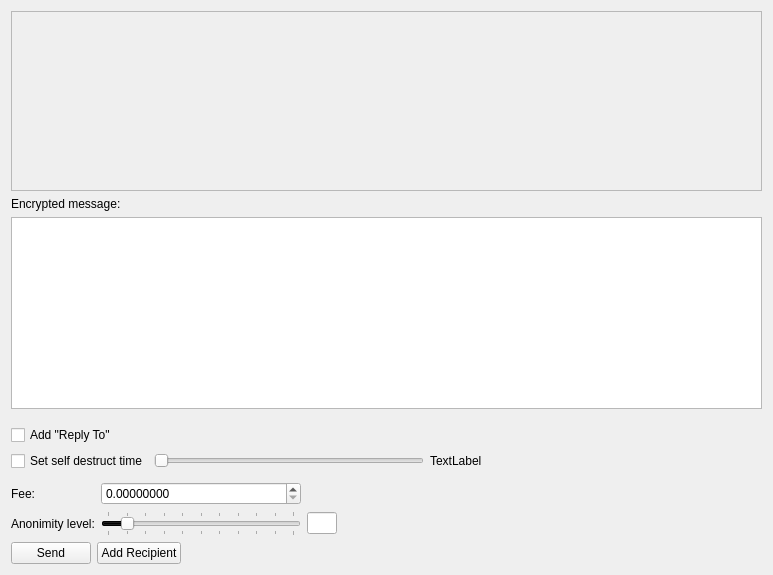
<?xml version="1.0" encoding="UTF-8"?>
<ui version="4.0">
 <class>SendMessageFrame</class>
 <widget class="QFrame" name="SendMessageFrame">
  <property name="geometry">
   <rect>
    <x>0</x>
    <y>0</y>
    <width>773</width>
    <height>575</height>
   </rect>
  </property>
  <property name="windowTitle">
   <string>Frame</string>
  </property>
  <property name="frameShape">
   <enum>QFrame::NoFrame</enum>
  </property>
  <property name="frameShadow">
   <enum>QFrame::Raised</enum>
  </property>
  <layout class="QVBoxLayout" name="verticalLayout">
   <item>
    <widget class="QScrollArea" name="m_messageAddressScrollArea">
     <property name="frameShape">
      <enum>QFrame::StyledPanel</enum>
     </property>
     <property name="widgetResizable">
      <bool>true</bool>
     </property>
     <widget class="QWidget" name="scrollAreaWidgetContents">
      <property name="geometry">
       <rect>
        <x>0</x>
        <y>0</y>
        <width>753</width>
        <height>167</height>
       </rect>
      </property>
      <layout class="QVBoxLayout" name="m_addressesLayout">
       <property name="spacing">
        <number>0</number>
       </property>
       <property name="leftMargin">
        <number>0</number>
       </property>
       <property name="topMargin">
        <number>0</number>
       </property>
       <property name="rightMargin">
        <number>0</number>
       </property>
       <property name="bottomMargin">
        <number>0</number>
       </property>
       <item>
        <spacer name="verticalSpacer_2">
         <property name="orientation">
          <enum>Qt::Vertical</enum>
         </property>
         <property name="sizeHint" stdset="0">
          <size>
           <width>20</width>
           <height>139</height>
          </size>
         </property>
        </spacer>
       </item>
      </layout>
     </widget>
    </widget>
   </item>
   <item>
    <widget class="QLabel" name="label_3">
     <property name="text">
      <string>Encrypted message:</string>
     </property>
    </widget>
   </item>
   <item>
    <widget class="QTextEdit" name="m_messageTextEdit">
     <property name="html">
      <string notr="true">&lt;!DOCTYPE HTML PUBLIC &quot;-//W3C//DTD HTML 4.0//EN&quot; &quot;http://www.w3.org/TR/REC-html40/strict.dtd&quot;&gt;
&lt;html&gt;&lt;head&gt;&lt;meta name=&quot;qrichtext&quot; content=&quot;1&quot; /&gt;&lt;style type=&quot;text/css&quot;&gt;
p, li { white-space: pre-wrap; }
&lt;/style&gt;&lt;/head&gt;&lt;body style=&quot; font-family:'Sans Serif'; font-size:9pt; font-weight:400; font-style:normal;&quot;&gt;
&lt;p style=&quot;-qt-paragraph-type:empty; margin-top:0px; margin-bottom:0px; margin-left:0px; margin-right:0px; -qt-block-indent:0; text-indent:0px; font-family:'.Helvetica Neue DeskInterface'; font-size:13pt;&quot;&gt;&lt;br /&gt;&lt;/p&gt;&lt;/body&gt;&lt;/html&gt;</string>
     </property>
    </widget>
   </item>
   <item>
    <spacer name="verticalSpacer">
     <property name="orientation">
      <enum>Qt::Vertical</enum>
     </property>
     <property name="sizeType">
      <enum>QSizePolicy::Fixed</enum>
     </property>
     <property name="sizeHint" stdset="0">
      <size>
       <width>20</width>
       <height>10</height>
      </size>
     </property>
    </spacer>
   </item>
   <item>
    <layout class="QHBoxLayout" name="horizontalLayout_3">
     <property name="topMargin">
      <number>0</number>
     </property>
     <item>
      <widget class="QCheckBox" name="m_addReplyToCheck">
       <property name="text">
        <string>Add &quot;Reply To&quot;</string>
       </property>
      </widget>
     </item>
    </layout>
   </item>
   <item>
    <layout class="QHBoxLayout" name="horizontalLayout_2">
     <property name="rightMargin">
      <number>10</number>
     </property>
     <item>
      <widget class="QCheckBox" name="m_ttlCheck">
       <property name="toolTip">
        <string>Do not include message in blockchain</string>
       </property>
       <property name="text">
        <string>Set self destruct time</string>
       </property>
      </widget>
     </item>
     <item>
      <widget class="QSlider" name="m_ttlSlider">
       <property name="styleSheet">
        <string notr="true">selection-background-color: rgb(0, 0, 0);</string>
       </property>
       <property name="singleStep">
        <number>300</number>
       </property>
       <property name="orientation">
        <enum>Qt::Horizontal</enum>
       </property>
       <property name="tickInterval">
        <number>1</number>
       </property>
      </widget>
     </item>
     <item>
      <widget class="QLabel" name="m_ttlLabel">
       <property name="text">
        <string>TextLabel</string>
       </property>
      </widget>
     </item>
     <item>
      <spacer name="horizontalSpacer_3">
       <property name="orientation">
        <enum>Qt::Horizontal</enum>
       </property>
       <property name="sizeHint" stdset="0">
        <size>
         <width>40</width>
         <height>20</height>
        </size>
       </property>
      </spacer>
     </item>
    </layout>
   </item>
   <item>
    <layout class="QGridLayout" name="gridLayout">
     <property name="topMargin">
      <number>5</number>
     </property>
     <item row="1" column="1">
      <widget class="QSlider" name="m_mixinSlider">
       <property name="maximumSize">
        <size>
         <width>200</width>
         <height>16777215</height>
        </size>
       </property>
       <property name="styleSheet">
        <string notr="true">selection-background-color: rgb(0, 0, 0);</string>
       </property>
       <property name="maximum">
        <number>10</number>
       </property>
       <property name="pageStep">
        <number>1</number>
       </property>
       <property name="value">
        <number>1</number>
       </property>
       <property name="tracking">
        <bool>false</bool>
       </property>
       <property name="orientation">
        <enum>Qt::Horizontal</enum>
       </property>
       <property name="tickPosition">
        <enum>QSlider::TicksBothSides</enum>
       </property>
       <property name="tickInterval">
        <number>1</number>
       </property>
      </widget>
     </item>
     <item row="1" column="0">
      <widget class="QLabel" name="label_2">
       <property name="text">
        <string>Anonimity level:</string>
       </property>
      </widget>
     </item>
     <item row="1" column="2">
      <widget class="QLineEdit" name="m_mixinEdit">
       <property name="maximumSize">
        <size>
         <width>30</width>
         <height>16777215</height>
        </size>
       </property>
       <property name="text">
        <string notr="true"/>
       </property>
       <property name="maxLength">
        <number>5</number>
       </property>
       <property name="alignment">
        <set>Qt::AlignCenter</set>
       </property>
       <property name="readOnly">
        <bool>true</bool>
       </property>
      </widget>
     </item>
     <item row="1" column="3">
      <spacer name="horizontalSpacer">
       <property name="orientation">
        <enum>Qt::Horizontal</enum>
       </property>
       <property name="sizeType">
        <enum>QSizePolicy::Expanding</enum>
       </property>
       <property name="sizeHint" stdset="0">
        <size>
         <width>298</width>
         <height>20</height>
        </size>
       </property>
      </spacer>
     </item>
     <item row="0" column="0">
      <widget class="QLabel" name="label_4">
       <property name="text">
        <string>Fee:</string>
       </property>
      </widget>
     </item>
     <item row="0" column="1">
      <widget class="QDoubleSpinBox" name="m_feeSpin">
       <property name="decimals">
        <number>8</number>
       </property>
       <property name="minimum">
        <double>0.000000000000000</double>
       </property>
       <property name="maximum">
        <double>1000000000000000000.000000000000000</double>
       </property>
       <property name="singleStep">
        <double>0.010000000000000</double>
       </property>
       <property name="value">
        <double>0.000000000000000</double>
       </property>
      </widget>
     </item>
    </layout>
   </item>
   <item>
    <layout class="QHBoxLayout" name="horizontalLayout">
     <item>
      <widget class="QPushButton" name="m_sendButton">
       <property name="text">
        <string>Send</string>
       </property>
       <property name="icon">
        <iconset resource="../../resources.qrc">
         <normaloff>:/icons/send</normaloff>:/icons/send</iconset>
       </property>
      </widget>
     </item>
     <item>
      <widget class="QPushButton" name="m_addRecipientButton">
       <property name="text">
        <string>Add Recipient</string>
       </property>
       <property name="icon">
        <iconset resource="../../resources.qrc">
         <normaloff>:/icons/add</normaloff>:/icons/add</iconset>
       </property>
      </widget>
     </item>
     <item>
      <spacer name="horizontalSpacer_2">
       <property name="orientation">
        <enum>Qt::Horizontal</enum>
       </property>
       <property name="sizeHint" stdset="0">
        <size>
         <width>40</width>
         <height>20</height>
        </size>
       </property>
      </spacer>
     </item>
     <item>
      <widget class="QLabel" name="m_tickerLabel">
       <property name="text">
        <string notr="true"/>
       </property>
      </widget>
     </item>
    </layout>
   </item>
  </layout>
 </widget>
 <resources>
  <include location="../../resources.qrc"/>
 </resources>
 <connections>
  <connection>
   <sender>m_sendButton</sender>
   <signal>clicked()</signal>
   <receiver>SendMessageFrame</receiver>
   <slot>sendClicked()</slot>
   <hints>
    <hint type="sourcelabel">
     <x>58</x>
     <y>503</y>
    </hint>
    <hint type="destinationlabel">
     <x>386</x>
     <y>287</y>
    </hint>
   </hints>
  </connection>
  <connection>
   <sender>m_mixinSlider</sender>
   <signal>valueChanged(int)</signal>
   <receiver>SendMessageFrame</receiver>
   <slot>mixinValueChanged(int)</slot>
   <hints>
    <hint type="sourcelabel">
     <x>217</x>
     <y>548</y>
    </hint>
    <hint type="destinationlabel">
     <x>386</x>
     <y>287</y>
    </hint>
   </hints>
  </connection>
  <connection>
   <sender>m_messageTextEdit</sender>
   <signal>textChanged()</signal>
   <receiver>SendMessageFrame</receiver>
   <slot>messageTextChanged()</slot>
   <hints>
    <hint type="sourcelabel">
     <x>386</x>
     <y>227</y>
    </hint>
    <hint type="destinationlabel">
     <x>386</x>
     <y>287</y>
    </hint>
   </hints>
  </connection>
  <connection>
   <sender>m_addRecipientButton</sender>
   <signal>clicked()</signal>
   <receiver>SendMessageFrame</receiver>
   <slot>addRecipientClicked()</slot>
   <hints>
    <hint type="sourcelabel">
     <x>179</x>
     <y>546</y>
    </hint>
    <hint type="destinationlabel">
     <x>386</x>
     <y>287</y>
    </hint>
   </hints>
  </connection>
  <connection>
   <sender>m_ttlSlider</sender>
   <signal>valueChanged(int)</signal>
   <receiver>SendMessageFrame</receiver>
   <slot>ttlValueChanged(int)</slot>
   <hints>
    <hint type="sourcelabel">
     <x>296</x>
     <y>426</y>
    </hint>
    <hint type="destinationlabel">
     <x>386</x>
     <y>287</y>
    </hint>
   </hints>
  </connection>
  <connection>
   <sender>m_ttlCheck</sender>
   <signal>toggled(bool)</signal>
   <receiver>m_ttlSlider</receiver>
   <slot>setVisible(bool)</slot>
   <hints>
    <hint type="sourcelabel">
     <x>89</x>
     <y>426</y>
    </hint>
    <hint type="destinationlabel">
     <x>296</x>
     <y>426</y>
    </hint>
   </hints>
  </connection>
  <connection>
   <sender>m_ttlCheck</sender>
   <signal>toggled(bool)</signal>
   <receiver>m_ttlLabel</receiver>
   <slot>setVisible(bool)</slot>
   <hints>
    <hint type="sourcelabel">
     <x>89</x>
     <y>426</y>
    </hint>
    <hint type="destinationlabel">
     <x>463</x>
     <y>426</y>
    </hint>
   </hints>
  </connection>
  <connection>
   <sender>m_ttlCheck</sender>
   <signal>stateChanged(int)</signal>
   <receiver>SendMessageFrame</receiver>
   <slot>ttlCheckStateChanged(int)</slot>
   <hints>
    <hint type="sourcelabel">
     <x>89</x>
     <y>426</y>
    </hint>
    <hint type="destinationlabel">
     <x>386</x>
     <y>287</y>
    </hint>
   </hints>
  </connection>
 </connections>
 <slots>
  <slot>addressBookClicked()</slot>
  <slot>pasteClicked()</slot>
  <slot>sendClicked()</slot>
  <slot>mixinValueChanged(int)</slot>
  <slot>addressEdited(QString)</slot>
  <slot>messageTextChanged()</slot>
  <slot>addRecipientClicked()</slot>
  <slot>ttlCheckStateChanged(int)</slot>
  <slot>ttlValueChanged(int)</slot>
 </slots>
</ui>
